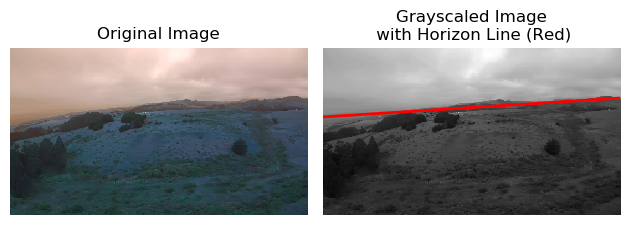
#> input picture images/frame0065.png, 630 x 225 px
$ python -i utils.py   (imports and definitions only)
#> lines starting #> are read from the running program, lines starting #| are printed output that depends on the picture; after the words box and inside, x2 and y2 are one past the last pixel; in counts of white or black regions, pixels touching at a corner belong together
"""Utilities for finding the horizon line"""

import cv2

import numpy as np


def detect_horizon_line(image_grayscaled):
    """Detect the horizon's starting and ending points in the given image

    The horizon line is detected by applying Otsu's threshold method to
    separate the sky from the remainder of the image.

    :param image_grayscaled: grayscaled image to detect the horizon on, of
     shape (height, width)
    :type image_grayscale: np.ndarray of dtype uint8
    :return: the (x1, x2, y1, y2) coordinates for the starting and ending
     points of the detected horizon line
    :rtype: tuple(int)
    """

    msg = ('`image_grayscaled` should be a grayscale, 2-dimensional image '
           'of shape (height, width).')
    assert image_grayscaled.ndim == 2, msg
    image_blurred = cv2.GaussianBlur(image_grayscaled, ksize=(3, 3), sigmaX=0)

    _, image_thresholded = cv2.threshold(
        image_blurred, thresh=0, maxval=1,
        type=cv2.THRESH_BINARY+cv2.THRESH_OTSU
    )
    image_thresholded = image_thresholded - 1
    image_closed = cv2.morphologyEx(image_thresholded, cv2.MORPH_CLOSE,
                                    kernel=np.ones((9, 9), np.uint8))

    horizon_x1 = 0
    horizon_x2 = image_grayscaled.shape[1] - 1
    horizon_y1 = max(np.where(image_closed[:, horizon_x1] == 0)[0])
    horizon_y2 = max(np.where(image_closed[:, horizon_x2] == 0)[0])

    return horizon_x1, horizon_x2, horizon_y1, horizon_y2

>>> import cv2
>>> picture = cv2.imread('images/frame0065.png', cv2.IMREAD_GRAYSCALE)
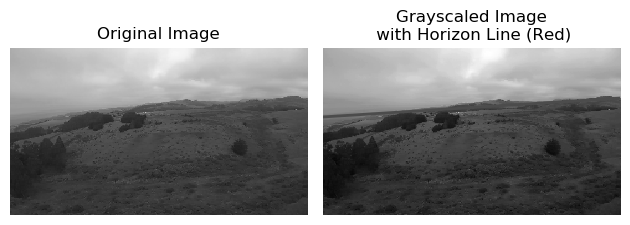
#> picture: shape (225, 630); min 0, max 255, mean 144.5
>>> result = detect_horizon_line(picture)
#> in detect_horizon_line, `image_blurred = cv2.GaussianBlur(image_grayscaled, ksize=(3, 3), sigma..`:
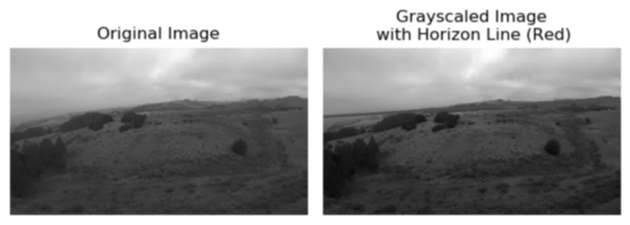
#> image_blurred: shape (225, 630); min 9, max 255, mean 144.5
#> in detect_horizon_line, `_, image_thresholded = cv2.threshold( image_blurred, thresh=0, maxval=..`:
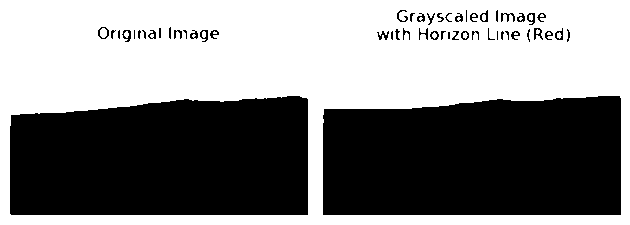
#> image_thresholded: shape (225, 630); values 0 (black) and 1 (white), 52.3% white; 53 black regions (12 under 20 px), largest, box (x1, y1, x2, y2) and area: (323, 96, 621, 215) 33246, (10, 96, 308, 215) 32840, (501, 13, 515, 22) 57
#> in detect_horizon_line, `image_closed = cv2.morphologyEx(image_thresholded, cv2.MORPH_CLOSE, ke..`:
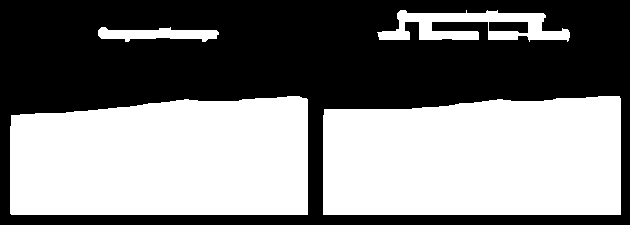
#> image_closed: shape (225, 630); 49.7% white; 4 white regions, box (x1, y1, x2, y2) and area: (323, 96, 621, 215) 33252, (10, 96, 308, 215) 32857, (377, 10, 570, 42) 3195, (98, 27, 219, 42) 1133
#> in detect_horizon_line, `horizon_y1 = max(np.where(image_closed[:, horizon_x1] == 0)[0])`: horizon_y1 = 224
#> result = (0, 629, 224, 224)

$ run again, on images/frame0074.png
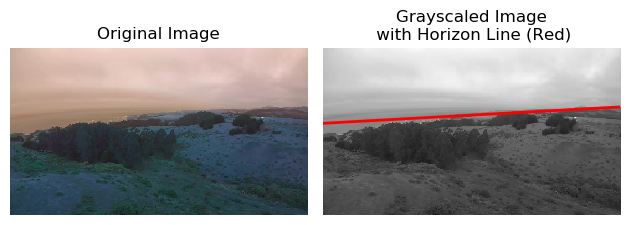
#> input picture images/frame0074.png, 630 x 225 px
#> in detect_horizon_line, `_, image_thresholded = cv2.threshold( image_blurred, thresh=0, maxval=..`:
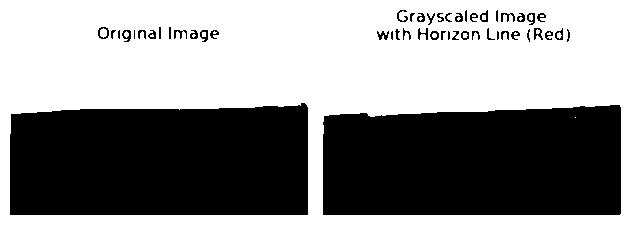
#> image_thresholded: shape (225, 630); values 0 (black) and 1 (white), 54.7% white; 50 black regions (5 under 20 px), largest, box (x1, y1, x2, y2) and area: (10, 103, 308, 215) 31563, (323, 105, 621, 215) 30908, (501, 13, 515, 22) 60
#> in detect_horizon_line, `image_closed = cv2.morphologyEx(image_thresholded, cv2.MORPH_CLOSE, ke..`:
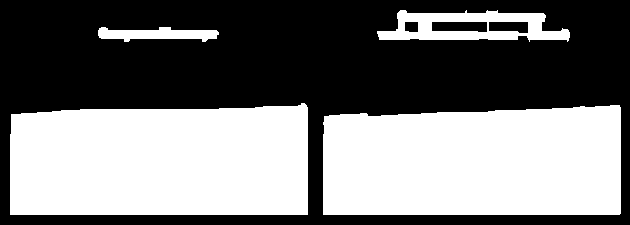
#> image_closed: shape (225, 630); 47.3% white; 4 white regions, box (x1, y1, x2, y2) and area: (10, 103, 308, 215) 31571, (323, 105, 621, 215) 30918, (377, 10, 570, 42) 3374, (98, 27, 219, 42) 1164
#> horizon_y1 = 224
#> result = (0, 629, 224, 224)
